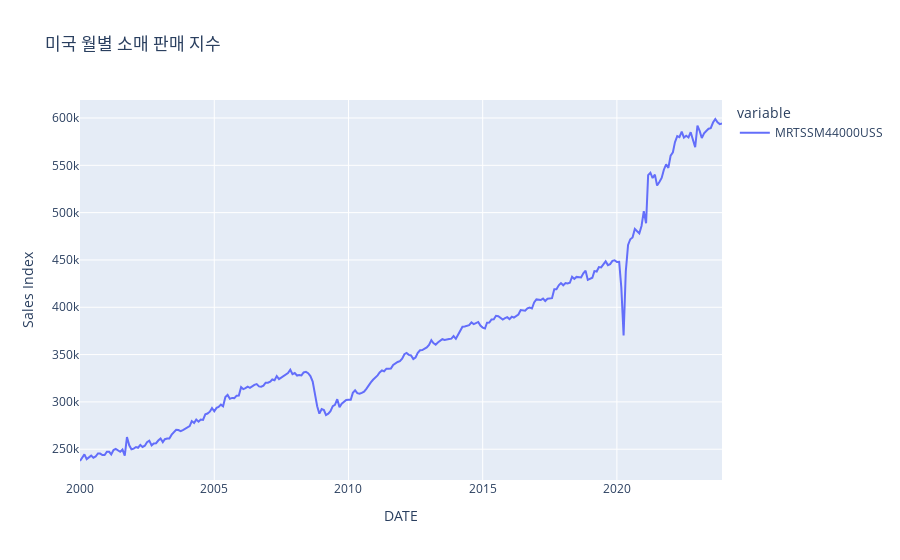

Notebook code for this chart:
### Code cell
import pandas_datareader.data as web
from statsmodels.tsa.stattools import adfuller, kpss
import pandas as pd

# FRED에서 미국 월별 소매 판매 데이터 가져오기 (2000-01-01 ~ 2023-12-31)
# RETAIL AND FOOD SERVICES SALES, TOTAL (MRTSSM44000USS)
df_retail = web.DataReader('MRTSSM44000USS', 'fred', start='2000-01-01', end='2023-12-31')
retail_sales = df_retail['MRTSSM44000USS']

# 데이터 시각화
fig = px.line(retail_sales, title="미국 월별 소매 판매 지수", labels={"value": "Sales Index", "index": "Date"})
fig.show()

### Figure 1 — Plotly figure (JSON) as saved in the notebook; plotly's stock layout.template omitted (floating-point values rounded to 4 significant figures; data arrays with more than 128 entries replaced by an {"elided": "..."} marker saying what was removed)
{"data": [{"hovertemplate": "variable=MRTSSM44000USS<br>DATE=%{x}<br>Sales Index=%{y}<extra></extra>", "legendgroup": "MRTSSM44000USS", "line": {"color": "#636efa", "dash": "solid"}, "marker": {"symbol": "circle"}, "mode": "lines", "name": "MRTSSM44000USS", "orientation": "v", "showlegend": true, "type": "scatter", "x": {"elided": "288 str values"}, "xaxis": "x", "y": {"elided": "288 int values"}, "yaxis": "y"}], "layout": {"legend": {"title": {"text": "variable"}, "tracegroupgap": 0}, "title": {"text": "미국 월별 소매 판매 지수"}, "xaxis": {"anchor": "y", "domain": [0, 1], "title": {"text": "DATE"}}, "yaxis": {"anchor": "x", "domain": [0, 1], "title": {"text": "Sales Index"}}}}
